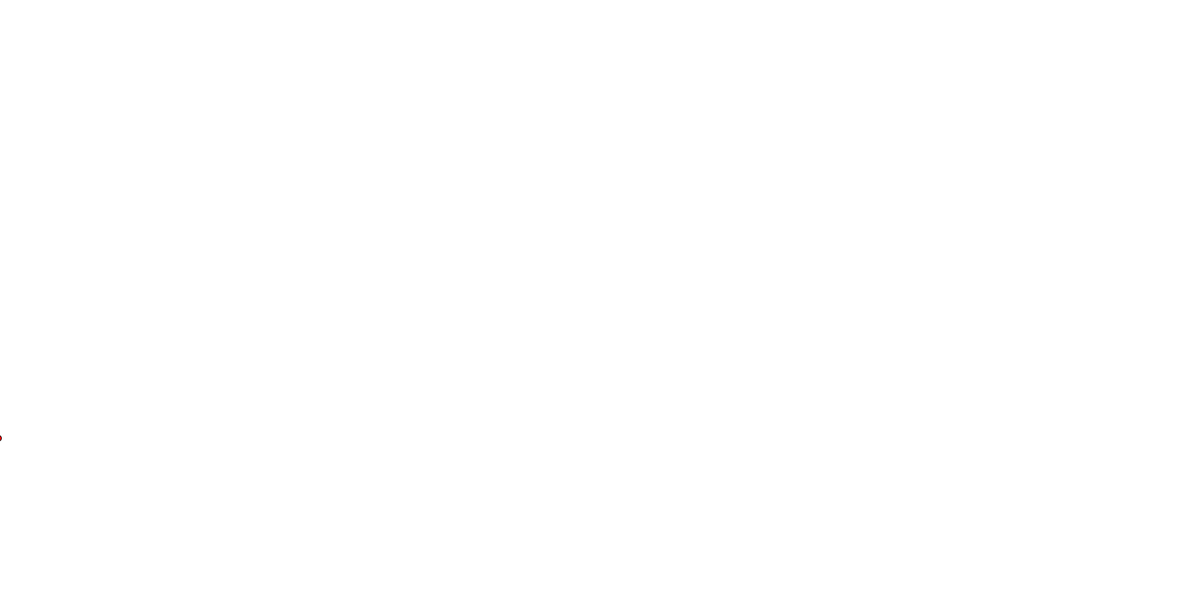
Frame 1 (no input)
Frame 60 (the mouse pressed at the canvas centre just before this capture): blank canvas, image omitted
Frame 120 (the mouse held since frame 60 and released just before this capture): blank canvas, image omitted

The Processing sketch that drew this single still picture (run headless with seeded random() and noise(); from frame 60 on, the mouse is pressed at the canvas centre):

// Processing sketch: sketch_3_1
// ── sketch_3_1.pde
int radius;
PVector gravity;
float airResistance;
float bounceResistance;
PVector location;
PVector velocity;

void setup() 
{
    size(2000,1000);
    radius = 10;
    gravity = new PVector(0,0.2);
    airResistance = 0.99;
    bounceResistance = 0.5;
    location = new PVector(radius/2,3*height/4);
    velocity = new PVector(15,-20);

}

void draw() 
{
    background(255);
    move();
    fill(255,0,0);
    ellipse(location.x, location.y, radius, radius);
}

void move()
{
    
    if (location.x >= width - radius/2)
    {
        velocity.x = -bounceResistance * velocity.x;
        location.x = width - radius/2;
    }
    if (location.x <= radius/2)
    {
        velocity.x = -bounceResistance * velocity.x;
        location.x = radius/2;
    }
    if (location.y >= height - radius/2)
    {
        velocity.y = -bounceResistance * velocity.y;
        location.y = height - radius/2;
    }
    if (location.y <= radius/2)
    {
        velocity.y = -bounceResistance * velocity.y;
        location.y = radius/2;
    }
    location.add(velocity);
    velocity.add(gravity);
    velocity.mult(airResistance);
}
